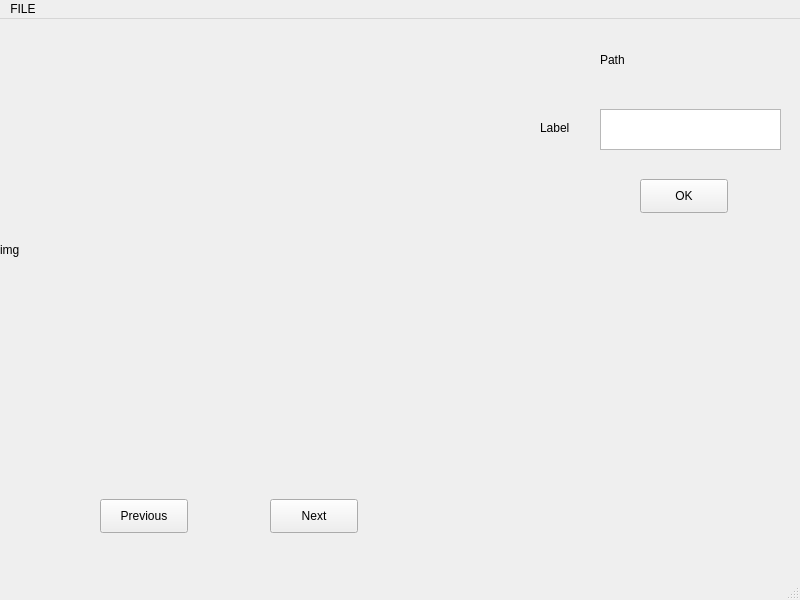
<?xml version="1.0" encoding="UTF-8"?>
<ui version="4.0">
 <class>OCR_TOOL</class>
 <widget class="QMainWindow" name="OCR_TOOL">
  <property name="geometry">
   <rect>
    <x>0</x>
    <y>0</y>
    <width>800</width>
    <height>600</height>
   </rect>
  </property>
  <property name="windowTitle">
   <string>OCR_TOOL</string>
  </property>
  <widget class="QWidget" name="centralwidget">
   <widget class="QLabel" name="img">
    <property name="geometry">
     <rect>
      <x>0</x>
      <y>20</y>
      <width>481</width>
      <height>421</height>
     </rect>
    </property>
    <property name="text">
     <string>img</string>
    </property>
   </widget>
   <widget class="QLabel" name="path">
    <property name="geometry">
     <rect>
      <x>600</x>
      <y>20</y>
      <width>161</width>
      <height>41</height>
     </rect>
    </property>
    <property name="text">
     <string>Path</string>
    </property>
   </widget>
   <widget class="QPushButton" name="prev">
    <property name="geometry">
     <rect>
      <x>100</x>
      <y>480</y>
      <width>88</width>
      <height>34</height>
     </rect>
    </property>
    <property name="text">
     <string>Previous</string>
    </property>
   </widget>
   <widget class="QPushButton" name="next">
    <property name="geometry">
     <rect>
      <x>270</x>
      <y>480</y>
      <width>88</width>
      <height>34</height>
     </rect>
    </property>
    <property name="text">
     <string>Next</string>
    </property>
   </widget>
   <widget class="QTextEdit" name="label">
    <property name="geometry">
     <rect>
      <x>600</x>
      <y>90</y>
      <width>181</width>
      <height>41</height>
     </rect>
    </property>
   </widget>
   <widget class="QLabel" name="lb">
    <property name="geometry">
     <rect>
      <x>540</x>
      <y>100</y>
      <width>58</width>
      <height>18</height>
     </rect>
    </property>
    <property name="text">
     <string>Label</string>
    </property>
   </widget>
   <widget class="QPushButton" name="ok">
    <property name="geometry">
     <rect>
      <x>640</x>
      <y>160</y>
      <width>88</width>
      <height>34</height>
     </rect>
    </property>
    <property name="text">
     <string>OK</string>
    </property>
   </widget>
  </widget>
  <widget class="QMenuBar" name="menubar">
   <property name="geometry">
    <rect>
     <x>0</x>
     <y>0</y>
     <width>800</width>
     <height>30</height>
    </rect>
   </property>
   <widget class="QMenu" name="menuFILE">
    <property name="title">
     <string>FILE</string>
    </property>
    <addaction name="open"/>
   </widget>
   <addaction name="menuFILE"/>
  </widget>
  <widget class="QStatusBar" name="statusbar"/>
  <action name="open">
   <property name="checkable">
    <bool>false</bool>
   </property>
   <property name="checked">
    <bool>false</bool>
   </property>
   <property name="text">
    <string>OPEN</string>
   </property>
  </action>
 </widget>
 <resources/>
 <connections/>
</ui>
